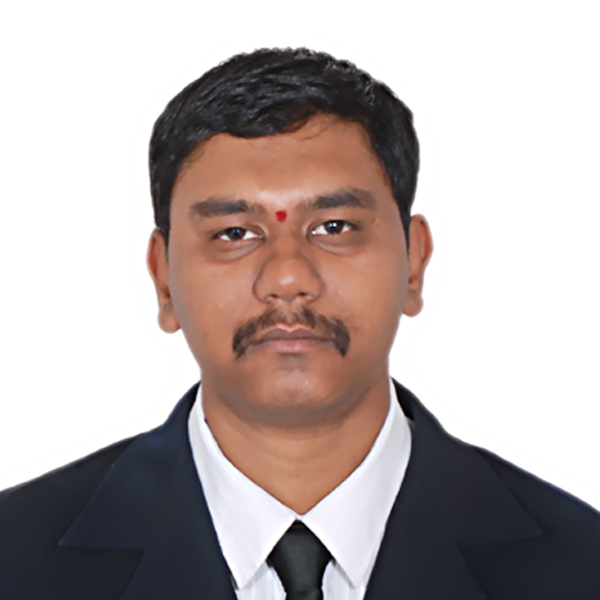
%> input picture Nitin.jpg, 600 x 600 px
$ octave Demo_Triangulation.m   (GNU Octave 9; MATLAB toolbox functions it lacks are replaced by stand-ins)
%> lines starting %> are read from the running program, lines starting %| are printed output that depends on the picture
### click_correspondences.m
%% Clock Correspondences for Traiangulation based Morphing
%% Code Written by Nitin J. Sanket (nitinsan@seas.upenn.edu)
%% MSE in Robotics Student, University of Pennsylvania
%% Project 2: CIS581 Computer Vision
function [im1_pts, im2_pts] = click_correspondences(im1,im2)
[im1_pts, im2_pts] = cpselect(im1, im2, 'Wait',true); % (Moving, Fixed)
save im1_pts
save im2_pts

### Demo_Triangulation.m
%% Demo Code for Morphing function based on Traiangulation
%% Code Written by Nitin J. Sanket (nitinsan@seas.upenn.edu)
%% MSE in Robotics Student, University of Pennsylvania
%% Project 2: CIS581 Computer Vision
% This function also creates a video and saves the frames
clc
clear all
close all

%% Task 1: DEFINING CORRESPONDENCES AND TRIANGULATION
I1 = im2double(imread('Nitin.jpg'));
I2 = im2double(imread('PB2.jpg'));
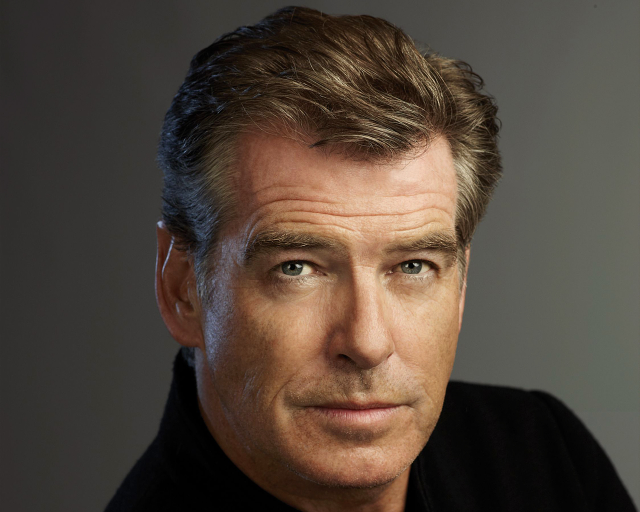
%> input picture PB2.jpg, 1280 x 1024 px (shown at 1/2 size)
%% Resize image to same size
if(numel(I1)>numel(I2)) % im1 is bigger than im2
    I1 = imresize(I1, [size(I2,1),size(I2,2)], 'bicubic');
else % im2 is bigger than im1
    I2 = imresize(I2, [size(I1,1),size(I1,2)], 'bicubic');
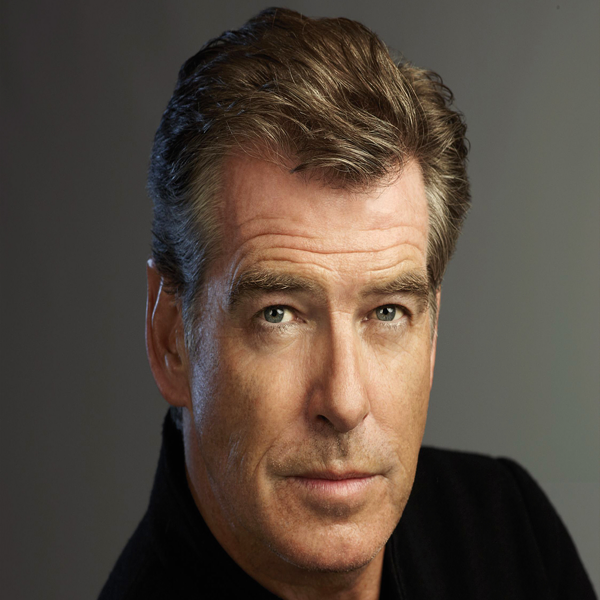
%> I2: size 600x600x3 double; mean R, G, B 0.318, 0.271, 0.231; drawn with min black and max white
%> the run ends on the next line
end

[im1_pts, im2_pts] = click_correspondences(I1, I2);
